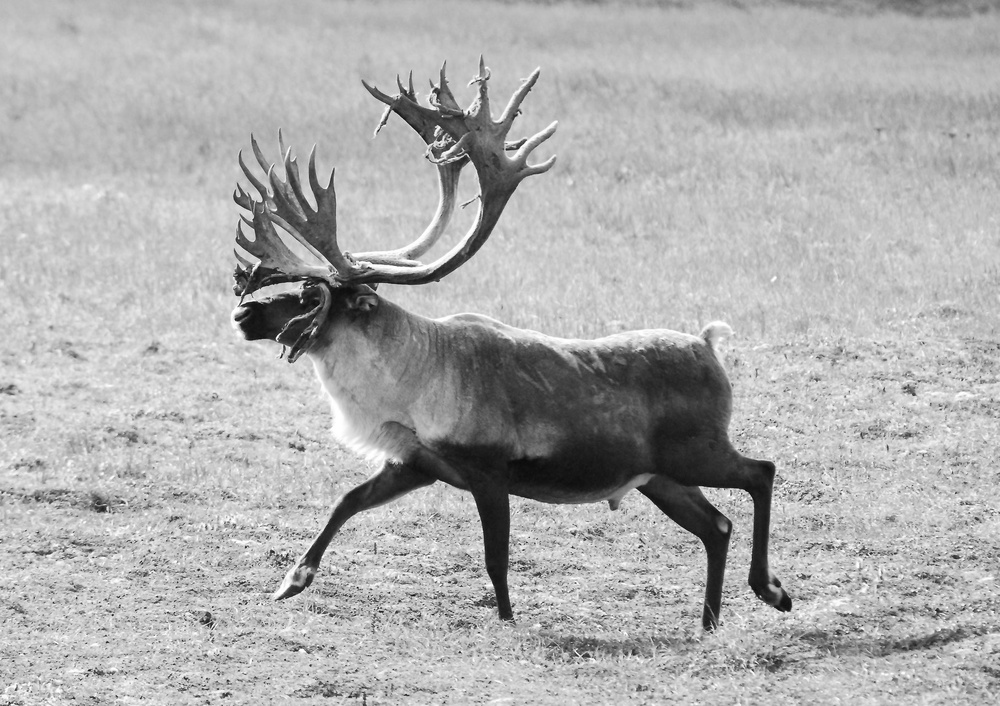
#> input picture Image Processing With Python/Chapter 004 Point Processing/_images/caribou.jpg, 1000 x 706 px, shrunk from 2400 x 1694 before the run
$ jupyter execute '4.2 Image Histograms.ipynb'
#> lines starting #> are read from the running program, lines starting #| are printed output that depends on the picture
Given a grayscale image, its histogram consists of the histogram of its gray levels; that is, a graph
indicating the number of times each gray level occurs in the image. We can infer a great deal about the
appearance of an image from its histogram, as the following examples indicate:
<ul>
    <li>In a dark image, the gray levels (and hence the histogram) would be clustered at the lower end.</li>
    <li>In a uniformly bright image, the gray levels would be clustered at the upper end.</li>
    <li>In a well-contrasted image, the gray levels would be well spread out over much of the range.</li>
</ul>

[cell 1]
import skimage.io as io

[cell 2]
im = io.imread('_images/caribou.jpg')
#> im is the input picture: shape (706, 1000); min 4, max 255, mean 174.2
io.imshow(im)

[cell 3]
import matplotlib.pyplot as plt

[cell 4]
plt.show(plt.hist(im.flatten(), bins=256))
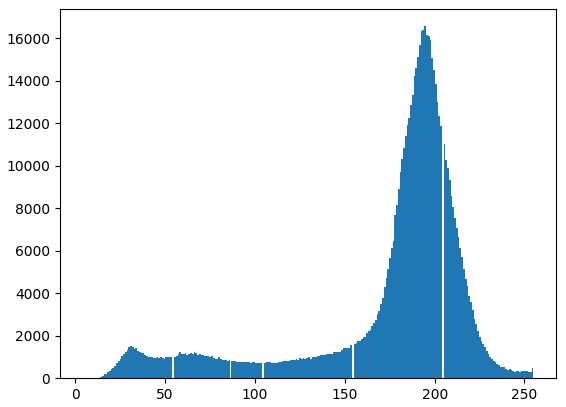
#> figure drawn by matplotlib, 1 panel; tallest bar 16560 high, from x = 194.2 to 195.2

### Make the image darker

[cell 5]
im1 = im // 5
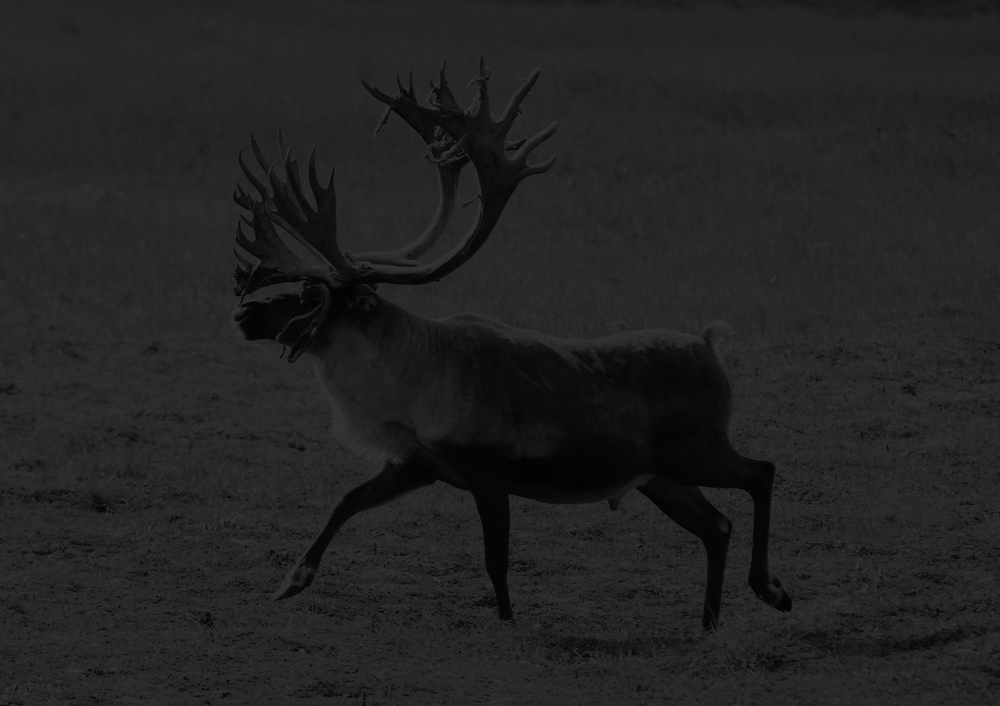
#> im1: shape (706, 1000); min 0, max 51, mean 34.4
io.imshow(im1)

[cell 6]
plt.show(plt.hist(im1.flatten(), bins=256))
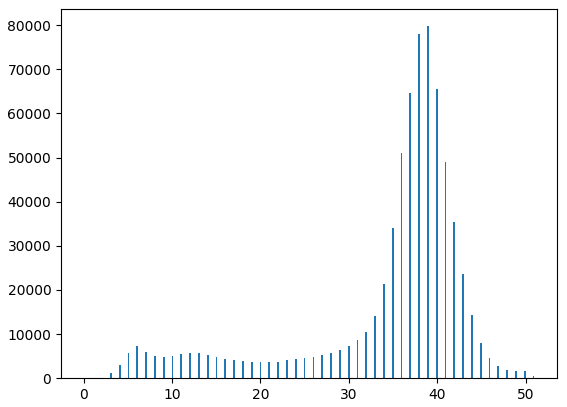
#> figure drawn by matplotlib, 1 panel; tallest bar 79779 high, from x = 38.85 to 39.05

## Histogram Stretching, Adjustment

[cell 7]
import skimage.exposure as ex

[cell 8]
im2 = ex.adjust_gamma(im1, 0.4)
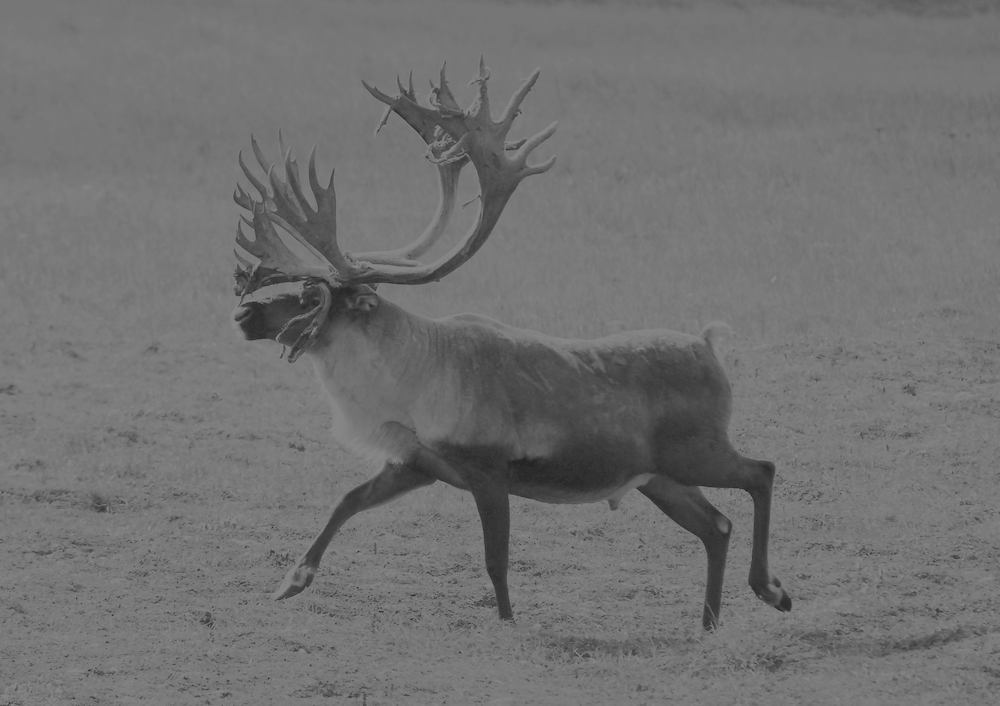
#> im2: shape (706, 1000); min 0, max 134, mean 112.8

plt.subplot(2, 1, 1)
io.imshow(im2)
plt.subplot(2, 1, 2)
plt.show(plt.hist(im2.flatten(), bins=256))
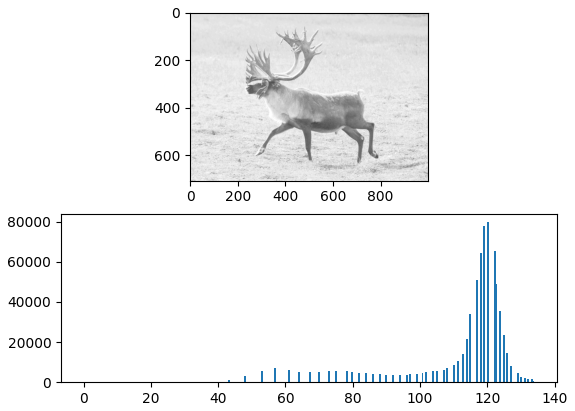
#> figure drawn by matplotlib, 2 panels; panel 2: tallest bar 79779 high, from x = 119.9 to 120.4

[cell 9]
im2 = ex.adjust_gamma(im1, 1.2)

plt.subplot(2, 1, 1)
io.imshow(im2)
plt.subplot(2, 1, 2)
plt.show(plt.hist(im2.flatten(), bins=256))
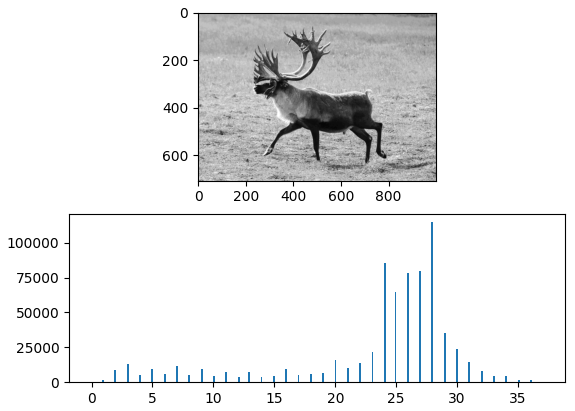
#> figure drawn by matplotlib, 2 panels; panel 2: tallest bar 114625 high, from x = 27.89 to 28.04

## Histogram Equalization

[cell 10]
import skimage.exposure as ex

[cell 11]
im_heq = ex.equalize_hist(im1)
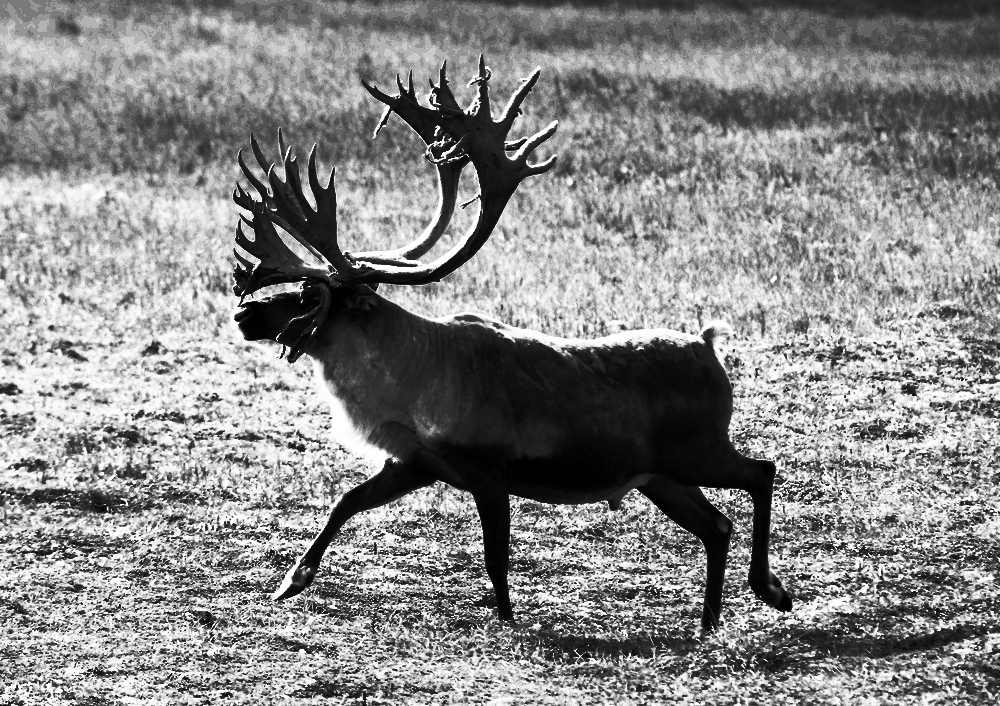
#> im_heq: shape (706, 1000) float64; min 1.42e-06, max 1, mean 0.531
io.imshow(im_heq)

[cell 12]
plt.show(plt.hist(im_heq.flatten(), bins=256))
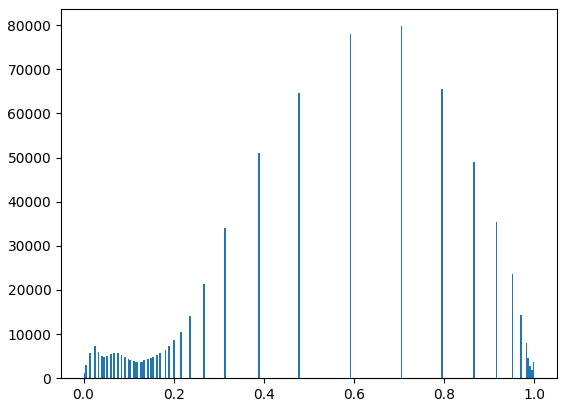
#> figure drawn by matplotlib, 1 panel; tallest bar 79779 high, from x = 0.703 to 0.707
